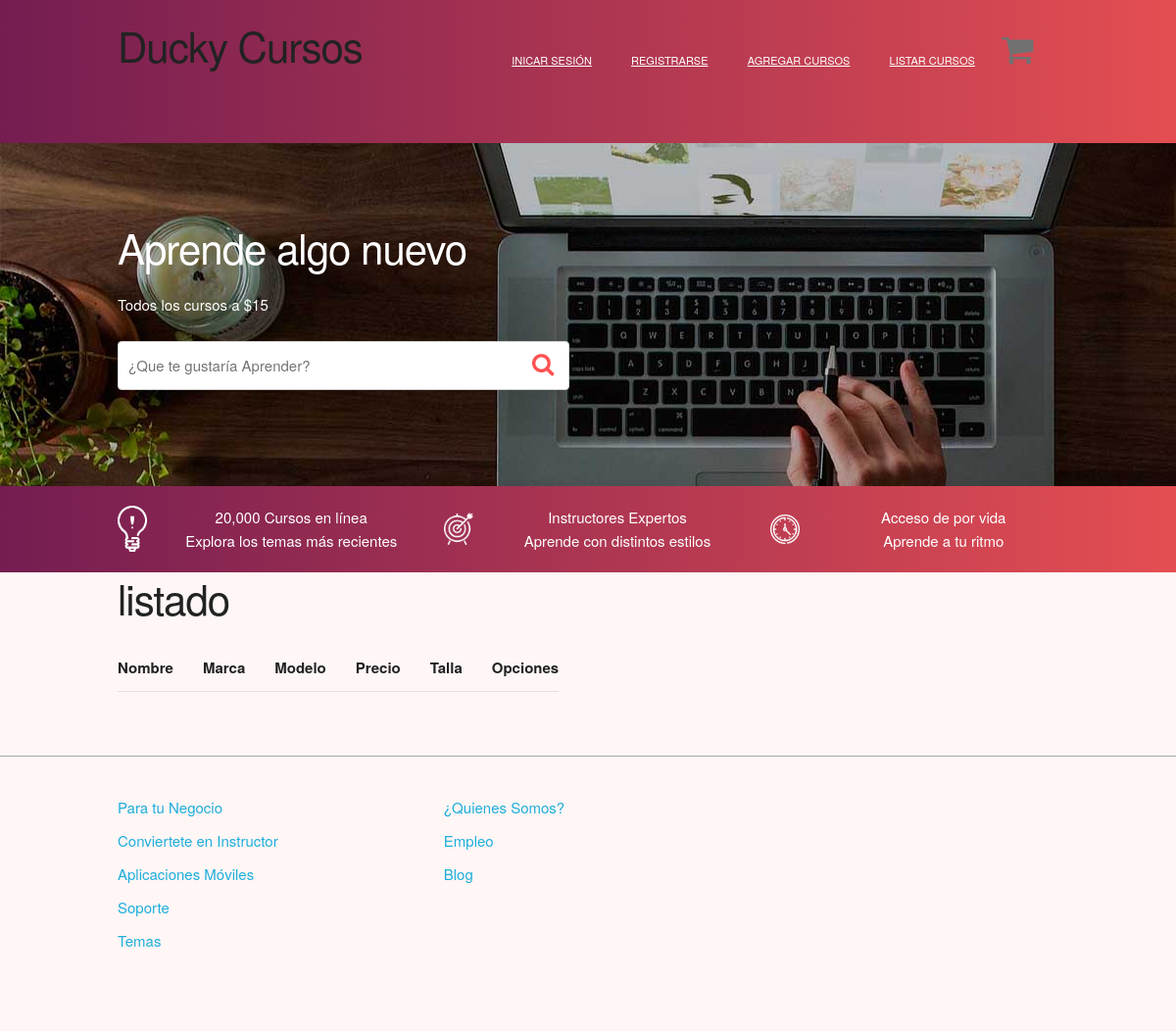
/mantenedor/listadoCurso.html, run on an earlier commit of the app's database.
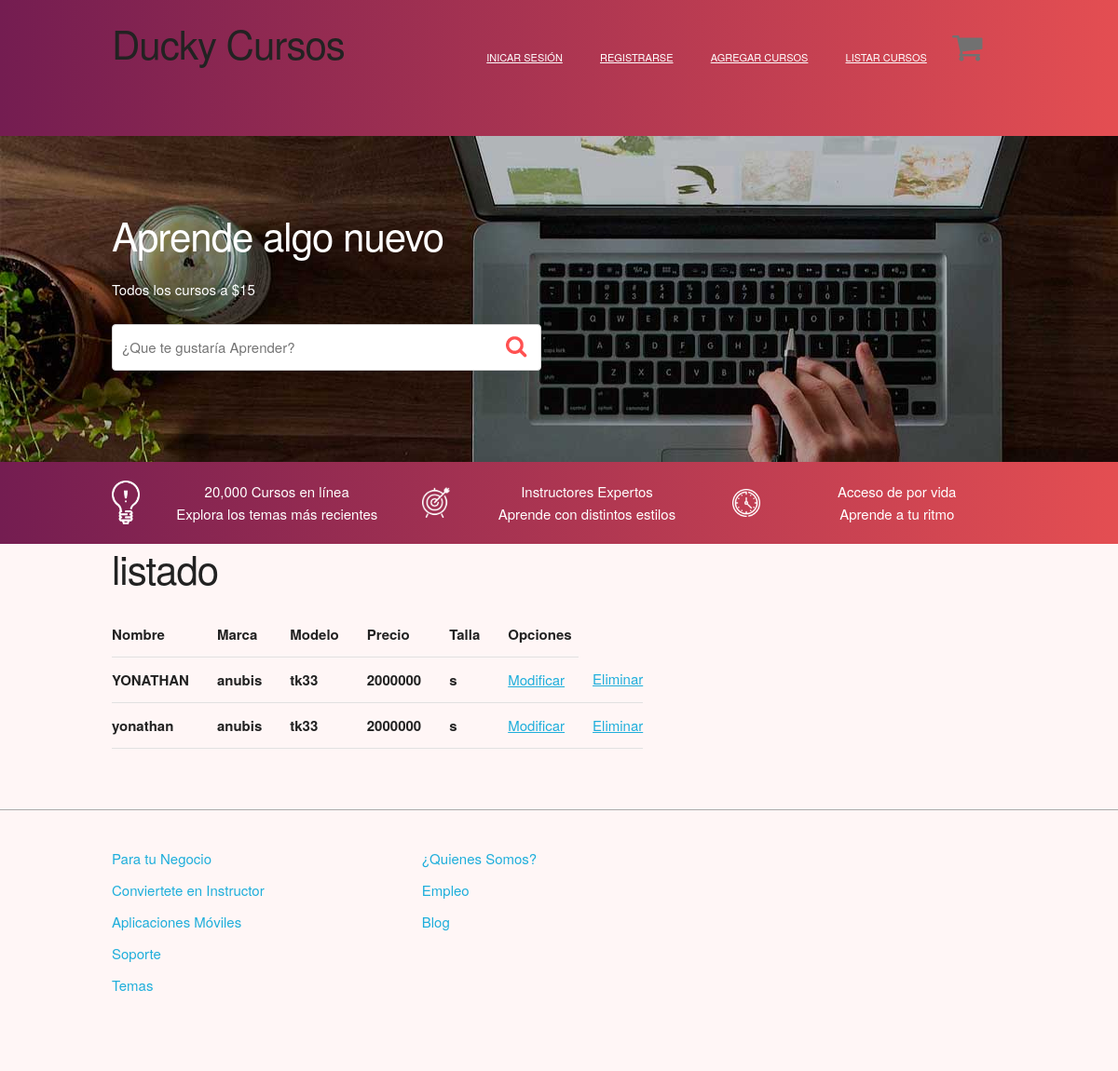
And on a later commit of the database.
### mantenedor/models.py (models this page shows)
class Producto(models.Model):
    nombre = models.CharField( max_length=50)
    marca = models.CharField( max_length=50)
    modelo = models.CharField( max_length=50)
    precio = models.IntegerField()
    talla = models.CharField( max_length=3)
    class Meta:
        db_table = 'producto'

### mantenedor/views.py (the view)
# urls.py: path('listadoCurso.html', views.listadoCurso, name = 'listadoCurso'),
def listadoCurso(request):
    listadoCursos = Producto.objects.all()
    data = {
        'listadoCursos': listadoCursos
    }
    return render(request,"mantenedor/Publico/listadoCurso.html",data)

### mantenedor/templates/mantenedor/Publico/listadoCurso.html (shortened to what this page needs)
{%extends 'mantenedor/Publico/base.html' %}
{% load static %}
{% block contenido%}
<h2>listado</h2>
<table>
    <tr>
        <th>Nombre</th>
        <th>Marca</th>
        <th>Modelo</th>
        <th>Precio</th>
        <th>Talla</th>
        <th>Opciones</th>
    </tr>
    {% for c in listadoCursos %}
  <tr>
        <th>{{ c.nombre}}</th>
        <th>{{ c.marca}}</th>
        <th>{{ c.modelo}}</th>
        <th>{{ c.precio}}</th>
        <th>{{ c.talla}}</th>
        <td>
            <a href="{% url 'modificarCurso' c.id%}">Modificar</a>
        </td>
          <td>
            <a href="#" onclick="confirmarEliminacion({{ c.id }})">Eliminar</a>
        </td>
    </tr>
    {% endfor %}
</table>
{% endblock %}

### mantenedor/templates/mantenedor/Publico/base.html (shortened to what this page needs)
<!DOCTYPE html>
<html lang="en">
<head>
    {%load static%}
    <link rel="stylesheet" href="{% static 'mantenedor/FrWork/css/normalize.css'%} ">
    <link rel="stylesheet" href="{% static 'mantenedor/FrWork/css/skeleton.css'%}">
    <link rel="stylesheet" href="{% static 'mantenedor/FrWork/css/custom.css'%}">
    <link rel="stylesheet" href="{% static 'mantenedor/FrWork/css/estilosBase.css'%}">
</head>
<body>
<header id="header" class="barra">
    <div class="container">
        <div class="row">
            <div class="four columns">
                <h2>Ducky Cursos</h2>
            </div>
            <div class="">
                <nav>
                    <ul>
                        <li>
                            <a class="active" href="{% url 'login'%}" class="">Inicar sesión</a>
                        </li>
                        <li>
                             <a class="active" href="{% url 'registrar'%}" class="">Registrarse</a>
                        </li>
                        <li>
                            <a class="active"  href="{% url 'agregarCurso'%}" class="">Agregar Cursos</a>
                        </li>
                        <li>
                             <a class="active" href="{% url 'listadoCurso'%}" class="">Listar Cursos</a>
                        </li>
                        <li class="submenu">
                            <img src="{% static 'mantenedor/FotosImg/cart.png'%}" id="img-carrito">
                        </li>
                    </ul>
                </nav>
            </div>
            </div>
        </div>
    </header>
    <div id="hero">
        <div class="container">
            <div class="row">
                    <div class="six columns">
                        <div class="contenido-hero">
                                <h2>Aprende algo nuevo</h2>
                                <p>Todos los cursos a $15</p>
                                <form action="#" id="busqueda" method="post" class="formulario clase2 clase3">
                                    <input class="u-full-width" type="text" placeholder="¿Que te gustaría Aprender?" id="buscador">
                                    <input type="submit" id="submit-buscador" class="submit-buscador">
                                </form>
                        </div>
                    </div>
            </div>
        </div>
    </div>
    <div class="barra">
        <div class="container">
            <div class="row">
                    <div class="four columns icono icono1">
                        <p>20,000 Cursos en línea <br>
                        Explora  los temas más recientes</p>
                    </div>
                    <div class="four columns icono icono2">
                        <p>Instructores Expertos <br>
                        Aprende con distintos estilos</p>
                    </div>
                    <div class="four columns icono icono3">
                        <p>Acceso de por vida <br>
                        Aprende a tu ritmo</p>
                    </div>
            </div>
        </div>
    </div>
 <div id="lista-cursos" class="container">
        {% block contenido %}
        {% endblock  %}
 </div>
    <footer id="footer" class="footer">
        <div class="container">
            <div class="row">
                    <div class="four columns">
                            <nav id="principal" class="menu">
                                <a class="enlace" href="#">Para tu Negocio</a>
                                <a class="enlace" href="#">Conviertete en Instructor</a>
                                <a class="enlace" href="#">Aplicaciones Móviles</a>
                                <a class="enlace" href="#">Soporte</a>
                                <a class="enlace" href="#">Temas</a>
                            </nav>
                    </div>
                    <div class="four columns">
                            <nav id="secundaria" class="menu">
                                <a class="enlace" href="#">¿Quienes Somos?</a>
                                <a class="enlace" href="#">Empleo</a>
                                <a class="enlace" href="#">Blog</a>
                            </nav>
                    </div>
            </div>
        </div>
    </footer>
</body>
</html>

### mantenedor/static/mantenedor/FrWork/css/skeleton.css (style rules this page uses)
.container { position: relative; width: 100%; max-width: 960px; margin: 0 auto; padding: 0 10px; box-sizing: border-box; }
.column, .columns { width: 100%; float: left; box-sizing: border-box; }
@media (min-width: 400px) { .container { width: 85%; padding: 0; } }
@media (min-width: 550px) { .container { width: 80%; } }
@media (min-width: 550px) { .column, .columns { margin-left: 4%; } }
@media (min-width: 550px) { .column:first-child, .columns:first-child { margin-left: 0; } }
@media (min-width: 550px) { .four.columns { width: 30.6666666667%; } }
@media (min-width: 550px) { .six.columns { width: 48%; } }
html { font-size: 62.5%; }
body { font-size: 1.5em; line-height: 1.6; font-weight: 400; font-family: "Raleway", "HelveticaNeue", "Helvetica Neue", Helvetica, Arial, sans-serif; color: #222; }
h1, h2, h3, h4, h5, h6 { margin-top: 0; margin-bottom: 2rem; font-weight: 300; }
h2 { font-size: 3.6rem; line-height: 1.25; letter-spacing: -0.1rem; }
@media (min-width: 550px) { h2 { font-size: 4.2rem; } }
p { margin-top: 0; }
a { color: #1eaedb; }
.button, button, input[type="submit"], input[type="reset"], input[type="button"] { display: inline-block; height: 38px; padding: 0 30px; color: #555; text-align: center; font-size: 11px; font-weight: 600; line-height: 38px; letter-spacing: 0.1rem; text-transform: uppercase; text-decoration: none; white-space: nowrap; background-color: transparent; border-radius: 4px; border: 1px solid #bbb; cursor: pointer; box-sizing: border-box; }
input[type="email"], input[type="number"], input[type="search"], input[type="text"], input[type="tel"], input[type="url"], input[type="password"], textarea, select { height: 38px; padding: 6px 10px; background-color: #fff; border: 1px solid #d1d1d1; border-radius: 4px; box-shadow: none; box-sizing: border-box; }
input[type="email"], input[type="number"], input[type="search"], input[type="text"], input[type="tel"], input[type="url"], input[type="password"], textarea { -webkit-appearance: none; -moz-appearance: none; appearance: none; }
ul { list-style: circle inside; }
ol, ul { padding-left: 0; margin-top: 0; }
li { margin-bottom: 1rem; }
th, td { padding: 12px 15px; text-align: left; border-bottom: 1px solid #e1e1e1; }
th:first-child, td:first-child { padding-left: 0; }
th:last-child, td:last-child { padding-right: 0; }
input, textarea, select, fieldset { margin-bottom: 1.5rem; }
pre, blockquote, dl, figure, table, p, ul, ol, form { margin-bottom: 2.5rem; }
.u-full-width { width: 100%; box-sizing: border-box; }
.container:after, .row:after, .u-cf { content: ""; display: table; clear: both; }

### mantenedor/static/mantenedor/FrWork/css/custom.css (style rules this page uses)
body { background-color: #fff6f6; }
header { padding: 20px 0 0 0; background: white; text-align: center; }
@media (min-width: 750px) { header { text-align: left; } }
ul { list-style: none; }
#hero { background-image: url(/static/mantenedor/FotosImg/hero.jpg); height: 350px; }
.submenu { position: relative; }
.contenido-hero { margin-top: 80px; color: white; }
.contenido-hero form { position: relative; margin-bottom: 0; }
.contenido-hero form #buscador { height: 50px; margin-bottom: 0; }
.contenido-hero form .submit-buscador { position: absolute; right: 0; top: 0; height: 100%; padding: 0; display: block; text-indent: -9999px; width: 50px; background-image: url(/static/mantenedor/FotosImg/lupa.png); background-position: right center; background-repeat: no-repeat; border: none; }
.barra { padding: 20px 0; background: #741d51; background: -moz-linear-gradient( left, #741d51 0%, #e44e52 100% ); background: -webkit-linear-gradient( left, #741d51 0%, #e44e52 100% ); background: linear-gradient( to right, #741d51 0%, #e44e52 100% ); filter: progid:DXImageTransform.Microsoft.gradient( startColorstr='#741d51', endColorstr='#e44e52',GradientType=1 ); }
.barra p { margin: 0; color: white; }
.icono { background-repeat: no-repeat; background-position: left center; padding-left: 60px; background-size: 30px; margin-bottom: 40px; text-align: center; }
@media (min-width: 750px) { .icono { margin-bottom: 0; } }
.icono1 { background-image: url(/static/mantenedor/FotosImg/icono1.png); }
.icono2 { background-image: url(/static/mantenedor/FotosImg/icono2.png); }
.icono3 { background-image: url(/static/mantenedor/FotosImg/icono3.png); }
.footer { margin-top: 40px; border-top: 1px solid #aaa; padding-top: 40px; min-height: 30vh; }
.footer .menu a { display: block; margin-bottom: 10px; text-decoration: none; }

What changed in the data, as far as the page shows it:
added Producto: nombre "YONATHAN", marca "anubis", modelo "tk33", precio "2000000", talla "s"
added Producto: nombre "yonathan", marca "anubis", modelo "tk33", precio "2000000", talla "s"
